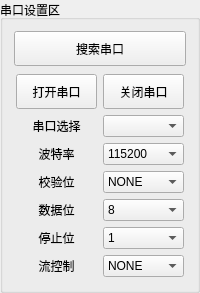
      <widget class="QGroupBox" name="gridGroupBox_1">
       <property name="sizePolicy">
        <sizepolicy hsizetype="Fixed" vsizetype="Expanding">
         <horstretch>0</horstretch>
         <verstretch>0</verstretch>
        </sizepolicy>
       </property>
       <property name="minimumSize">
        <size>
         <width>160</width>
         <height>260</height>
        </size>
       </property>
       <property name="maximumSize">
        <size>
         <width>215</width>
         <height>16777215</height>
        </size>
       </property>
       <property name="title">
        <string>串口设置区</string>
       </property>
       <layout class="QGridLayout" name="gridLayout_2">
        <item row="1" column="0">
         <widget class="QFrame" name="gridFrame">
          <layout class="QGridLayout" name="gridLayout_1">
           <property name="leftMargin">
            <number>2</number>
           </property>
           <property name="topMargin">
            <number>2</number>
           </property>
           <property name="rightMargin">
            <number>2</number>
           </property>
           <property name="bottomMargin">
            <number>2</number>
           </property>
           <item row="6" column="0">
            <widget class="QLabel" name="label_2">
             <property name="text">
              <string>流控制</string>
             </property>
             <property name="alignment">
              <set>Qt::AlignCenter</set>
             </property>
            </widget>
           </item>
           <item row="4" column="1">
            <widget class="QComboBox" name="databits">
             <property name="currentText">
              <string>8</string>
             </property>
             <item>
              <property name="text">
               <string>8</string>
              </property>
             </item>
             <item>
              <property name="text">
               <string>7</string>
              </property>
             </item>
             <item>
              <property name="text">
               <string>6</string>
              </property>
             </item>
             <item>
              <property name="text">
               <string>5</string>
              </property>
             </item>
            </widget>
           </item>
           <item row="1" column="0">
            <widget class="QLabel" name="label">
             <property name="text">
              <string>串口选择</string>
             </property>
             <property name="alignment">
              <set>Qt::AlignCenter</set>
             </property>
            </widget>
           </item>
           <item row="3" column="0">
            <widget class="QLabel" name="label_4">
             <property name="text">
              <string>校验位</string>
             </property>
             <property name="alignment">
              <set>Qt::AlignCenter</set>
             </property>
            </widget>
           </item>
           <item row="5" column="0">
            <widget class="QLabel" name="label_6">
             <property name="text">
              <string>停止位</string>
             </property>
             <property name="alignment">
              <set>Qt::AlignCenter</set>
             </property>
            </widget>
           </item>
           <item row="6" column="1">
            <widget class="QComboBox" name="flowcontrol">
             <item>
              <property name="text">
               <string>NONE</string>
              </property>
             </item>
            </widget>
           </item>
           <item row="2" column="1">
            <widget class="QComboBox" name="baudrate">
             <property name="editable">
              <bool>false</bool>
             </property>
             <property name="currentText">
              <string>115200</string>
             </property>
             <item>
              <property name="text">
               <string>115200</string>
              </property>
             </item>
             <item>
              <property name="text">
               <string>57600</string>
              </property>
             </item>
             <item>
              <property name="text">
               <string>38400</string>
              </property>
             </item>
             <item>
              <property name="text">
               <string>19200</string>
              </property>
             </item>
             <item>
              <property name="text">
               <string>9600</string>
              </property>
             </item>
             <item>
              <property name="text">
               <string>4800</string>
              </property>
             </item>
             <item>
              <property name="text">
               <string>2400</string>
              </property>
             </item>
             <item>
              <property name="text">
               <string>1200</string>
              </property>
             </item>
            </widget>
           </item>
           <item row="0" column="1">
            <widget class="QPushButton" name="close_serialport">
             <property name="minimumSize">
              <size>
               <width>0</width>
               <height>35</height>
              </size>
             </property>
             <property name="text">
              <string>关闭串口</string>
             </property>
            </widget>
           </item>
           <item row="1" column="1">
            <widget class="QComboBox" name="coms"/>
           </item>
           <item row="3" column="1">
            <widget class="QComboBox" name="checkbits">
             <item>
              <property name="text">
               <string>NONE</string>
              </property>
             </item>
             <item>
              <property name="text">
               <string>ODD</string>
              </property>
             </item>
             <item>
              <property name="text">
               <string>EVEN</string>
              </property>
             </item>
             <item>
              <property name="text">
               <string>MARK</string>
              </property>
             </item>
             <item>
              <property name="text">
               <string>SPACE</string>
              </property>
             </item>
            </widget>
           </item>
           <item row="0" column="0">
            <widget class="QPushButton" name="open_serialport">
             <property name="sizePolicy">
              <sizepolicy hsizetype="Minimum" vsizetype="Fixed">
               <horstretch>0</horstretch>
               <verstretch>0</verstretch>
              </sizepolicy>
             </property>
             <property name="minimumSize">
              <size>
               <width>0</width>
               <height>35</height>
              </size>
             </property>
             <property name="styleSheet">
              <string notr="true"/>
             </property>
             <property name="text">
              <string>打开串口</string>
             </property>
            </widget>
           </item>
           <item row="2" column="0">
            <widget class="QLabel" name="label_3">
             <property name="text">
              <string>波特率</string>
             </property>
             <property name="alignment">
              <set>Qt::AlignCenter</set>
             </property>
            </widget>
           </item>
           <item row="4" column="0">
            <widget class="QLabel" name="label_5">
             <property name="text">
              <string>数据位</string>
             </property>
             <property name="alignment">
              <set>Qt::AlignCenter</set>
             </property>
            </widget>
           </item>
           <item row="5" column="1">
            <widget class="QComboBox" name="stopbits">
             <item>
              <property name="text">
               <string>1</string>
              </property>
             </item>
             <item>
              <property name="text">
               <string>1.5</string>
              </property>
             </item>
             <item>
              <property name="text">
               <string>2</string>
              </property>
             </item>
            </widget>
           </item>
          </layout>
         </widget>
        </item>
        <item row="0" column="0">
         <widget class="QPushButton" name="find_serialport">
          <property name="minimumSize">
           <size>
            <width>0</width>
            <height>35</height>
           </size>
          </property>
          <property name="styleSheet">
           <string notr="true">font: 13pt &quot;Microsoft YaHei UI&quot;;</string>
          </property>
          <property name="text">
           <string>搜索串口</string>
          </property>
         </widget>
        </item>
       </layout>
      </widget>
